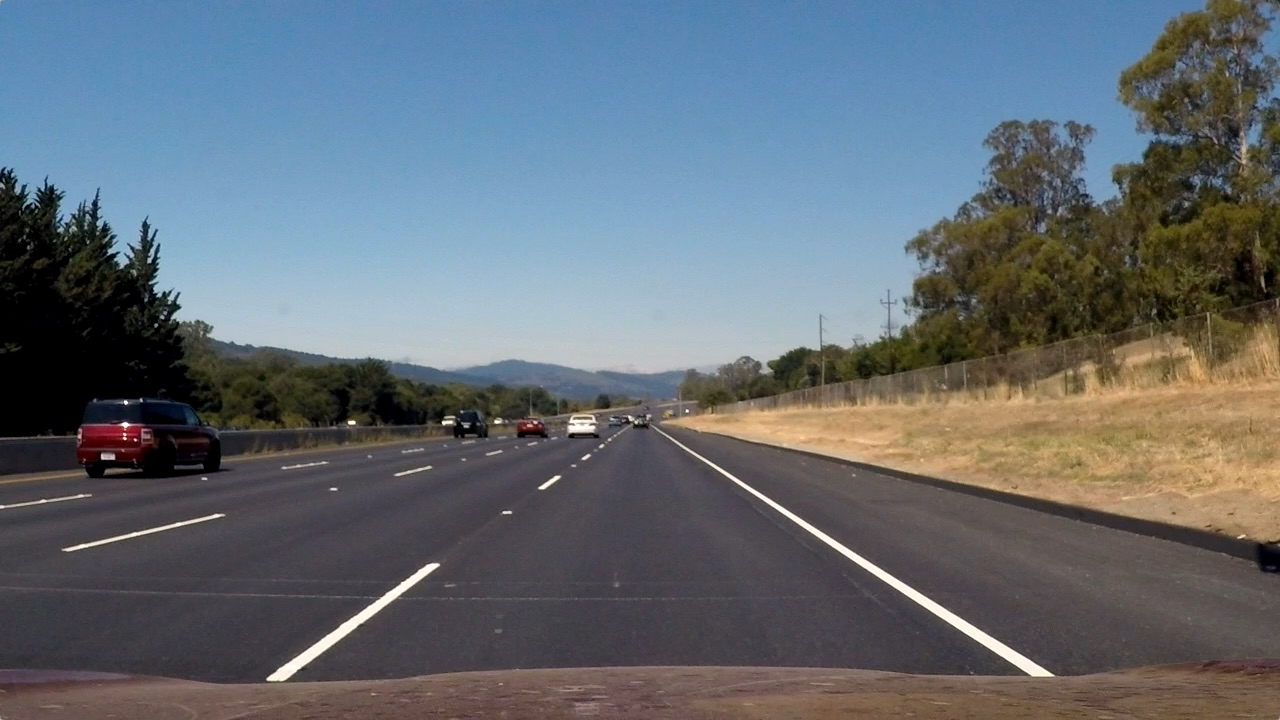
#> input picture test_images/straight_lines2.jpg, 1280 x 720 px; its folder holds only this picture in this run
$ python gen_example_images.py   (older library calls are emulated)
#> lines starting #> are read from the running program, lines starting #| are printed output that depends on the picture; after the words box and inside, x2 and y2 are one past the last pixel; in counts of white or black regions, pixels touching at a corner belong together
### combined_thresh.py
import numpy as np
import cv2
import matplotlib.pyplot as plt
import matplotlib.image as mpimg
import pickle


def abs_sobel_thresh(img, orient='x', thresh_min=20, thresh_max=100):
	"""
	Takes an image, gradient orientation, and threshold min/max values
	"""
	# Convert to grayscale
	gray = cv2.cvtColor(img, cv2.COLOR_RGB2GRAY)
	# Apply x or y gradient with the OpenCV Sobel() function
	# and take the absolute value
	if orient == 'x':
		abs_sobel = np.absolute(cv2.Sobel(gray, cv2.CV_64F, 1, 0))
	if orient == 'y':
		abs_sobel = np.absolute(cv2.Sobel(gray, cv2.CV_64F, 0, 1))
	# Rescale back to 8 bit integer
	scaled_sobel = np.uint8(255*abs_sobel/np.max(abs_sobel))
	# Create a copy and apply the threshold
	binary_output = np.zeros_like(scaled_sobel)
	# Here I'm using inclusive (>=, <=) thresholds, but exclusive is ok too
	binary_output[(scaled_sobel >= thresh_min) & (scaled_sobel <= thresh_max)] = 1

	# Return the result
	return binary_output

def mag_thresh(img, sobel_kernel=3, mag_thresh=(30, 100)):
	"""
	Return the magnitude of the gradient
	for a given sobel kernel size and threshold values
	"""
	# Convert to grayscale
	gray = cv2.cvtColor(img, cv2.COLOR_RGB2GRAY)
	# Take both Sobel x and y gradients
	sobelx = cv2.Sobel(gray, cv2.CV_64F, 1, 0, ksize=sobel_kernel)
	sobely = cv2.Sobel(gray, cv2.CV_64F, 0, 1, ksize=sobel_kernel)
	# Calculate the gradient magnitude
	gradmag = np.sqrt(sobelx**2 + sobely**2)
	# Rescale to 8 bit
	scale_factor = np.max(gradmag)/255
	gradmag = (gradmag/scale_factor).astype(np.uint8)
	# Create a binary image of ones where threshold is met, zeros otherwise
	binary_output = np.zeros_like(gradmag)
	binary_output[(gradmag >= mag_thresh[0]) & (gradmag <= mag_thresh[1])] = 1

	# Return the binary image
	return binary_output


def dir_threshold(img, sobel_kernel=3, thresh=(0, np.pi/2)):
	"""
	Return the direction of the gradient
	for a given sobel kernel size and threshold values
	"""
	# Convert to grayscale
	gray = cv2.cvtColor(img, cv2.COLOR_RGB2GRAY)
	# Calculate the x and y gradients
	sobelx = cv2.Sobel(gray, cv2.CV_64F, 1, 0, ksize=sobel_kernel)
	sobely = cv2.Sobel(gray, cv2.CV_64F, 0, 1, ksize=sobel_kernel)
	# Take the absolute value of the gradient direction,
	# apply a threshold, and create a binary image result
	absgraddir = np.arctan2(np.absolute(sobely), np.absolute(sobelx))
	binary_output =  np.zeros_like(absgraddir)
	binary_output[(absgraddir >= thresh[0]) & (absgraddir <= thresh[1])] = 1

	# Return the binary image
	return binary_output


def hls_thresh(img, thresh=(100, 255)):
	"""
	Convert RGB to HLS and threshold to binary image using S channel
	"""
	hls = cv2.cvtColor(img, cv2.COLOR_RGB2HLS)
	s_channel = hls[:,:,2]
	binary_output = np.zeros_like(s_channel)
	binary_output[(s_channel > thresh[0]) & (s_channel <= thresh[1])] = 1
	return binary_output


def combined_thresh(img):
	abs_bin = abs_sobel_thresh(img, orient='x', thresh_min=50, thresh_max=255)
	mag_bin = mag_thresh(img, sobel_kernel=3, mag_thresh=(50, 255))
	dir_bin = dir_threshold(img, sobel_kernel=15, thresh=(0.7, 1.3))
	hls_bin = hls_thresh(img, thresh=(170, 255))

	combined = np.zeros_like(dir_bin)
	combined[(abs_bin == 1 | ((mag_bin == 1) & (dir_bin == 1))) | hls_bin == 1] = 1

	return combined, abs_bin, mag_bin, dir_bin, hls_bin  # DEBUG


# [29 lines that do not run on import are left out]

### perspective_transform.py
import numpy as np
import cv2
import matplotlib.pyplot as plt
import matplotlib.image as mpimg
import pickle
from combined_thresh import combined_thresh


def perspective_transform(img):
	"""
	Execute perspective transform
	"""
	img_size = (img.shape[1], img.shape[0])

	src = np.float32(
		[[200, 720],
		[1100, 720],
		[595, 450],
		[685, 450]])
	dst = np.float32(
		[[300, 720],
		[980, 720],
		[300, 0],
		[980, 0]])

	m = cv2.getPerspectiveTransform(src, dst)
	m_inv = cv2.getPerspectiveTransform(dst, src)

	warped = cv2.warpPerspective(img, m, img_size, flags=cv2.INTER_LINEAR)
	unwarped = cv2.warpPerspective(warped, m_inv, (warped.shape[1], warped.shape[0]), flags=cv2.INTER_LINEAR)  # DEBUG

	return warped, unwarped, m, m_inv


# [20 lines that do not run on import are left out]

### line_fit.py
import numpy as np
import cv2
import matplotlib.pyplot as plt
import matplotlib.image as mpimg
import pickle
from combined_thresh import combined_thresh
from perspective_transform import perspective_transform


def line_fit(binary_warped):
	"""
	Find and fit lane lines
	"""
	# Assuming you have created a warped binary image called "binary_warped"
	# Take a histogram of the bottom half of the image
	histogram = np.sum(binary_warped[binary_warped.shape[0]//2:,:], axis=0)
	# Create an output image to draw on and visualize the result
	out_img = (np.dstack((binary_warped, binary_warped, binary_warped))*255).astype('uint8')
	# Find the peak of the left and right halves of the histogram
	# These will be the starting point for the left and right lines
	midpoint = np.int(histogram.shape[0]/2)
	leftx_base = np.argmax(histogram[100:midpoint]) + 100
	rightx_base = np.argmax(histogram[midpoint:-100]) + midpoint

	# Choose the number of sliding windows
	nwindows = 9
	# Set height of windows
	window_height = np.int(binary_warped.shape[0]/nwindows)
	# Identify the x and y positions of all nonzero pixels in the image
	nonzero = binary_warped.nonzero()
	nonzeroy = np.array(nonzero[0])
	nonzerox = np.array(nonzero[1])
	# Current positions to be updated for each window
	leftx_current = leftx_base
	rightx_current = rightx_base
	# Set the width of the windows +/- margin
	margin = 100
	# Set minimum number of pixels found to recenter window
	minpix = 50
	# Create empty lists to receive left and right lane pixel indices
	left_lane_inds = []
	right_lane_inds = []

	# Step through the windows one by one
	for window in range(nwindows):
		# Identify window boundaries in x and y (and right and left)
		win_y_low = binary_warped.shape[0] - (window+1)*window_height
		win_y_high = binary_warped.shape[0] - window*window_height
		win_xleft_low = leftx_current - margin
		win_xleft_high = leftx_current + margin
		win_xright_low = rightx_current - margin
		win_xright_high = rightx_current + margin
		# Draw the windows on the visualization image
		cv2.rectangle(out_img,(win_xleft_low,win_y_low),(win_xleft_high,win_y_high),(0,255,0), 2)
		cv2.rectangle(out_img,(win_xright_low,win_y_low),(win_xright_high,win_y_high),(0,255,0), 2)
		# Identify the nonzero pixels in x and y within the window
		good_left_inds = ((nonzeroy >= win_y_low) & (nonzeroy < win_y_high) & (nonzerox >= win_xleft_low) & (nonzerox < win_xleft_high)).nonzero()[0]
		good_right_inds = ((nonzeroy >= win_y_low) & (nonzeroy < win_y_high) & (nonzerox >= win_xright_low) & (nonzerox < win_xright_high)).nonzero()[0]
		# Append these indices to the lists
		left_lane_inds.append(good_left_inds)
		right_lane_inds.append(good_right_inds)
		# If you found > minpix pixels, recenter next window on their mean position
		if len(good_left_inds) > minpix:
			leftx_current = np.int(np.mean(nonzerox[good_left_inds]))
		if len(good_right_inds) > minpix:
			rightx_current = np.int(np.mean(nonzerox[good_right_inds]))

	# Concatenate the arrays of indices
	left_lane_inds = np.concatenate(left_lane_inds)
	right_lane_inds = np.concatenate(right_lane_inds)

	# Extract left and right line pixel positions
	leftx = nonzerox[left_lane_inds]
	lefty = nonzeroy[left_lane_inds]
	rightx = nonzerox[right_lane_inds]
	righty = nonzeroy[right_lane_inds]

	# Fit a second order polynomial to each
	left_fit = np.polyfit(lefty, leftx, 2)
	right_fit = np.polyfit(righty, rightx, 2)

	# Return a dict of relevant variables
	ret = {}
	ret['left_fit'] = left_fit
	ret['right_fit'] = right_fit
	ret['nonzerox'] = nonzerox
	ret['nonzeroy'] = nonzeroy
	ret['out_img'] = out_img
	ret['left_lane_inds'] = left_lane_inds
	ret['right_lane_inds'] = right_lane_inds

	return ret


# [76 lines left out: functions tune_fit, viz1, not called in this run]


def viz2(binary_warped, ret, save_file=None):
	"""
	Visualize the predicted lane lines with margin, on binary warped image
	save_file is a string representing where to save the image (if None, then just display)
	"""
	# Grab variables from ret dictionary
	left_fit = ret['left_fit']
	right_fit = ret['right_fit']
	nonzerox = ret['nonzerox']
	nonzeroy = ret['nonzeroy']
	left_lane_inds = ret['left_lane_inds']
	right_lane_inds = ret['right_lane_inds']

	# Create an image to draw on and an image to show the selection window
	out_img = (np.dstack((binary_warped, binary_warped, binary_warped))*255).astype('uint8')
	window_img = np.zeros_like(out_img)
	# Color in left and right line pixels
	out_img[nonzeroy[left_lane_inds], nonzerox[left_lane_inds]] = [255, 0, 0]
	out_img[nonzeroy[right_lane_inds], nonzerox[right_lane_inds]] = [0, 0, 255]

	# Generate x and y values for plotting
	ploty = np.linspace(0, binary_warped.shape[0]-1, binary_warped.shape[0])
	left_fitx = left_fit[0]*ploty**2 + left_fit[1]*ploty + left_fit[2]
	right_fitx = right_fit[0]*ploty**2 + right_fit[1]*ploty + right_fit[2]

	# Generate a polygon to illustrate the search window area
	# And recast the x and y points into usable format for cv2.fillPoly()
	margin = 100  # NOTE: Keep this in sync with *_fit()
	left_line_window1 = np.array([np.transpose(np.vstack([left_fitx-margin, ploty]))])
	left_line_window2 = np.array([np.flipud(np.transpose(np.vstack([left_fitx+margin, ploty])))])
	left_line_pts = np.hstack((left_line_window1, left_line_window2))
	right_line_window1 = np.array([np.transpose(np.vstack([right_fitx-margin, ploty]))])
	right_line_window2 = np.array([np.flipud(np.transpose(np.vstack([right_fitx+margin, ploty])))])
	right_line_pts = np.hstack((right_line_window1, right_line_window2))

	# Draw the lane onto the warped blank image
	cv2.fillPoly(window_img, np.int_([left_line_pts]), (0,255, 0))
	cv2.fillPoly(window_img, np.int_([right_line_pts]), (0,255, 0))
	result = cv2.addWeighted(out_img, 1, window_img, 0.3, 0)
	plt.imshow(result)
	plt.plot(left_fitx, ploty, color='yellow')
	plt.plot(right_fitx, ploty, color='yellow')
	plt.xlim(0, 1280)
	plt.ylim(720, 0)
	if save_file is None:
		plt.show()
	else:
		plt.savefig(save_file)
	plt.gcf().clear()


def calc_curve(left_lane_inds, right_lane_inds, nonzerox, nonzeroy):
	"""
	Calculate radius of curvature in meters
	"""
	y_eval = 719  # 720p video/image, so last (lowest on screen) y index is 719

	# Define conversions in x and y from pixels space to meters
	ym_per_pix = 30/720 # meters per pixel in y dimension
	xm_per_pix = 3.7/700 # meters per pixel in x dimension

	# Extract left and right line pixel positions
	leftx = nonzerox[left_lane_inds]
	lefty = nonzeroy[left_lane_inds]
	rightx = nonzerox[right_lane_inds]
	righty = nonzeroy[right_lane_inds]

	# Fit new polynomials to x,y in world space
	left_fit_cr = np.polyfit(lefty*ym_per_pix, leftx*xm_per_pix, 2)
	right_fit_cr = np.polyfit(righty*ym_per_pix, rightx*xm_per_pix, 2)
	# Calculate the new radii of curvature
	left_curverad = ((1 + (2*left_fit_cr[0]*y_eval*ym_per_pix + left_fit_cr[1])**2)**1.5) / np.absolute(2*left_fit_cr[0])
	right_curverad = ((1 + (2*right_fit_cr[0]*y_eval*ym_per_pix + right_fit_cr[1])**2)**1.5) / np.absolute(2*right_fit_cr[0])
	# Now our radius of curvature is in meters

	return left_curverad, right_curverad


# [15 lines left out: function calc_vehicle_offset, not called in this run]


def final_viz(undist, left_fit, right_fit, m_inv, left_curve, right_curve, vehicle_offset):
	"""
	Final lane line prediction visualized and overlayed on top of original image
	"""
	# Generate x and y values for plotting
	ploty = np.linspace(0, undist.shape[0]-1, undist.shape[0])
	left_fitx = left_fit[0]*ploty**2 + left_fit[1]*ploty + left_fit[2]
	right_fitx = right_fit[0]*ploty**2 + right_fit[1]*ploty + right_fit[2]

	# Create an image to draw the lines on
	#warp_zero = np.zeros_like(warped).astype(np.uint8)
	#color_warp = np.dstack((warp_zero, warp_zero, warp_zero))
	color_warp = np.zeros((720, 1280, 3), dtype='uint8')  # NOTE: Hard-coded image dimensions

	# Recast the x and y points into usable format for cv2.fillPoly()
	pts_left = np.array([np.transpose(np.vstack([left_fitx, ploty]))])
	pts_right = np.array([np.flipud(np.transpose(np.vstack([right_fitx, ploty])))])
	pts = np.hstack((pts_left, pts_right))

	# Draw the lane onto the warped blank image
	cv2.fillPoly(color_warp, np.int_([pts]), (0,255, 0))

	# Warp the blank back to original image space using inverse perspective matrix (Minv)
	newwarp = cv2.warpPerspective(color_warp, m_inv, (undist.shape[1], undist.shape[0]))
	# Combine the result with the original image
	result = cv2.addWeighted(undist, 1, newwarp, 0.3, 0)

	# Annotate lane curvature values and vehicle offset from center
	avg_curve = (left_curve + right_curve)/2
	label_str = 'Radius of curvature: %.1f m' % avg_curve
	result = cv2.putText(result, label_str, (30,40), 0, 1, (0,0,0), 2, cv2.LINE_AA)

	label_str = 'Vehicle offset from lane center: %.1f m' % vehicle_offset
	result = cv2.putText(result, label_str, (30,70), 0, 1, (0,0,0), 2, cv2.LINE_AA)

	return result

### gen_example_images.py
'''
Generate example images to illustrate different pipeline stages' outputs
'''
import numpy as np
import cv2
import matplotlib.pyplot as plt
import matplotlib.image as mpimg
import pickle
import os
from combined_thresh import combined_thresh
from perspective_transform import perspective_transform
from line_fit import line_fit, viz2, calc_curve, final_viz


# Read camera calibration coefficients
with open('calibrate_camera.p', 'rb') as f:
#> (reads calibrate_camera.p from the repository)
	save_dict = pickle.load(f)
mtx = save_dict['mtx']
dist = save_dict['dist']

# Create example pipeline images for all test images
image_files = os.listdir('test_images')
for image_file in image_files:
	out_image_file = image_file.split('.')[0] + '.png'  # write to png format
	img = mpimg.imread('test_images/' + image_file)
#> img is the input picture: shape (720, 1280, 3); mean R, G, B 99.4, 107.7, 115.1

	# Undistort image
	img = cv2.undistort(img, mtx, dist, None, mtx)
	plt.imshow(img)
	plt.savefig('example_images/undistort_' + out_image_file)

	# Thresholded binary image
	img, abs_bin, mag_bin, dir_bin, hls_bin = combined_thresh(img)
#> in combined_thresh, `abs_bin = abs_sobel_thresh(img, orient='x', thresh_min=50, thresh_max=..`:
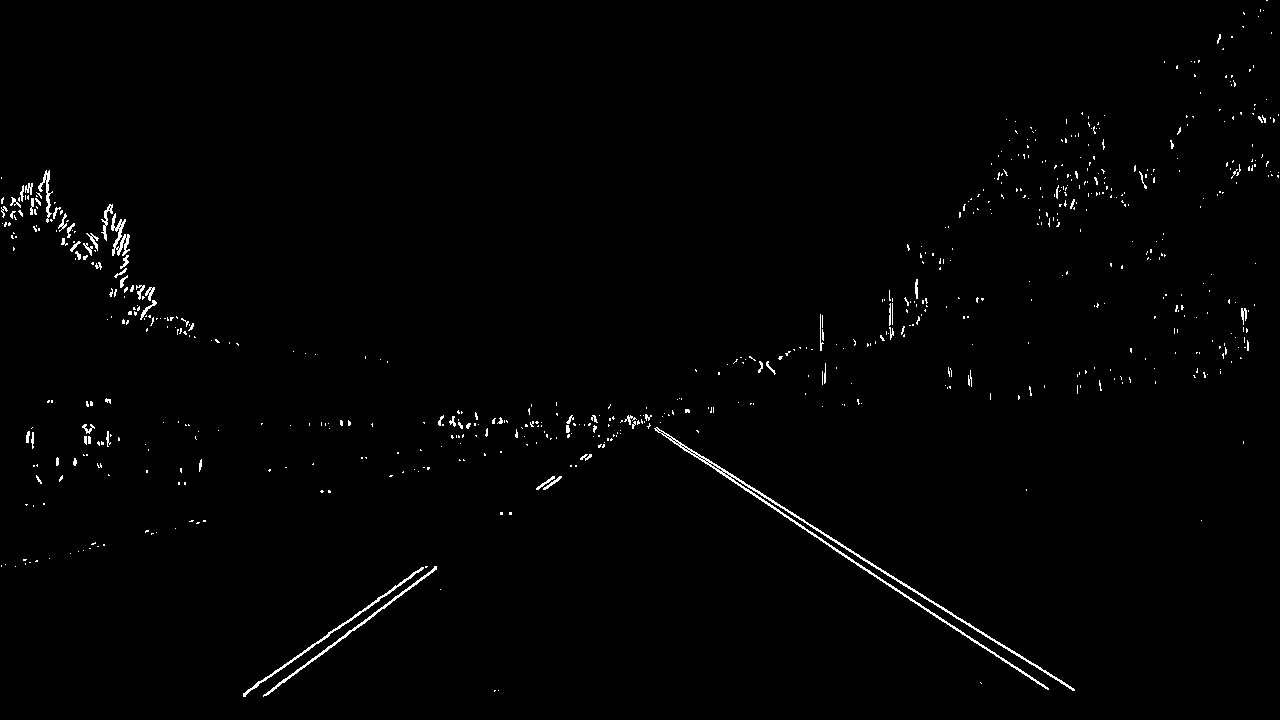
#> abs_bin: shape (720, 1280); values 0 (black) and 1 (white), 1% white in thin lines or dots
#> in mag_thresh, `scale_factor = np.max(gradmag)/255`: scale_factor = 2.95
#> in combined_thresh, `dir_bin = dir_threshold(img, sobel_kernel=15, thresh=(0.7, 1.3))`:
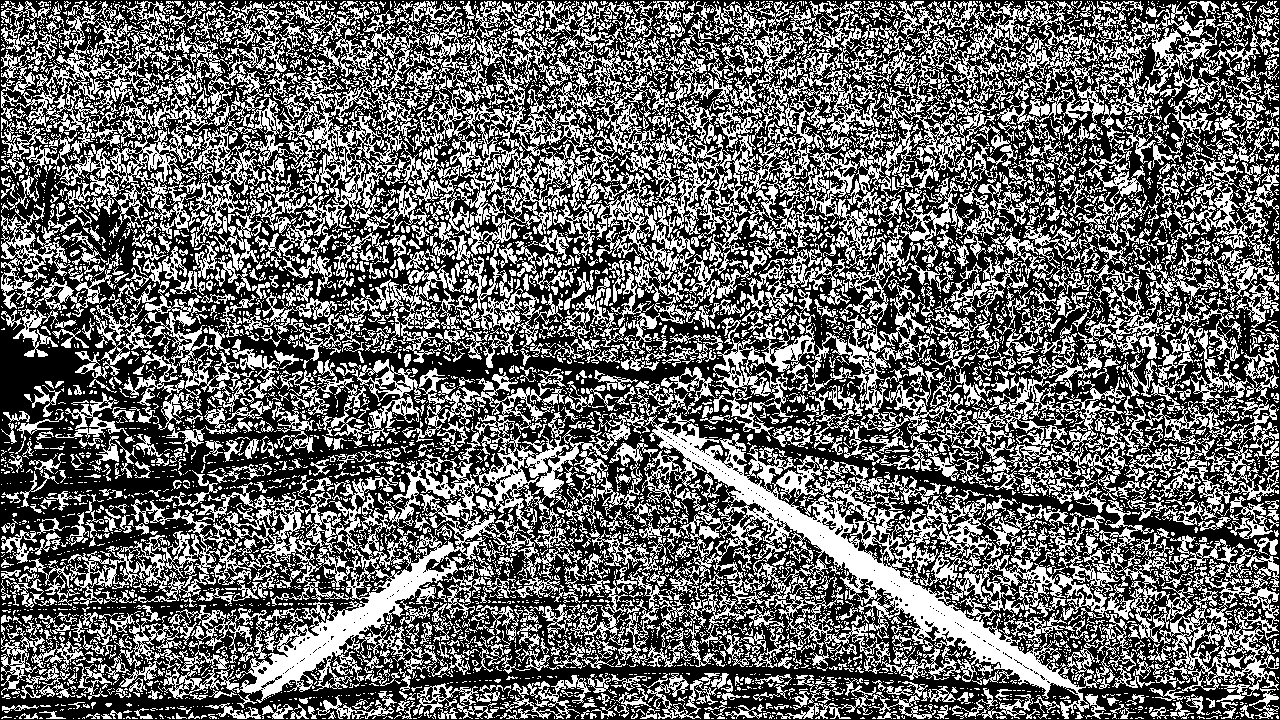
#> dir_bin: shape (720, 1280) float64; values 0 (black) and 1 (white), 40.9% white in thin lines or dots
#> in hls_thresh, `s_channel = hls[:,:,2]`:
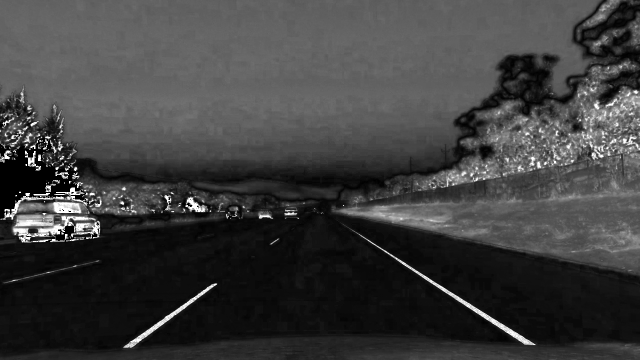
#> s_channel: shape (720, 1280) (shown at 1/2 size); min 0, max 255, mean 62.4
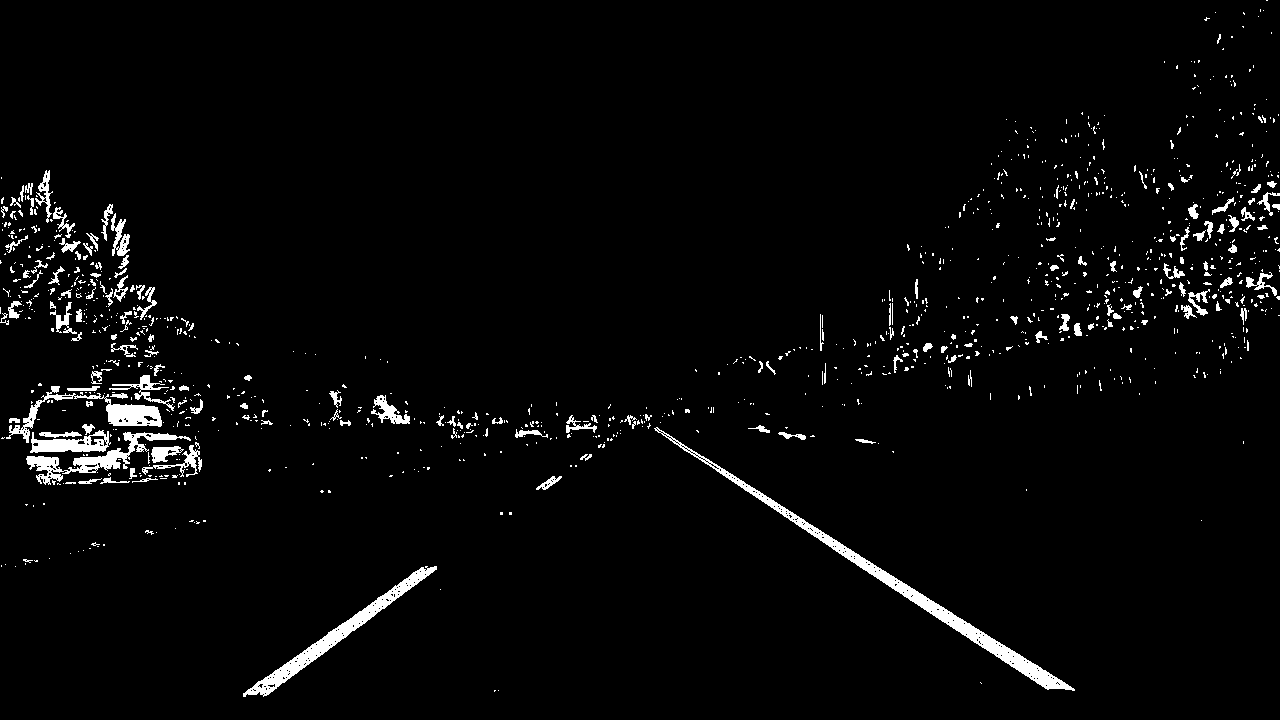
#> img: shape (720, 1280) float64; values 0 (black) and 1 (white), 3% white; 1143 white regions (971 under 20 px), largest, box (x1, y1, x2, y2) and area: (654, 427, 1075, 691) 4496, (243, 566, 437, 697) 2728, (26, 432, 191, 485) 1823
	plt.imshow(img, cmap='gray', vmin=0, vmax=1)
	plt.savefig('example_images/binary_' + out_image_file)

	# Perspective transform
	img, binary_unwarped, m, m_inv = perspective_transform(img)
#> (the rest of the program and of its run is left out)
